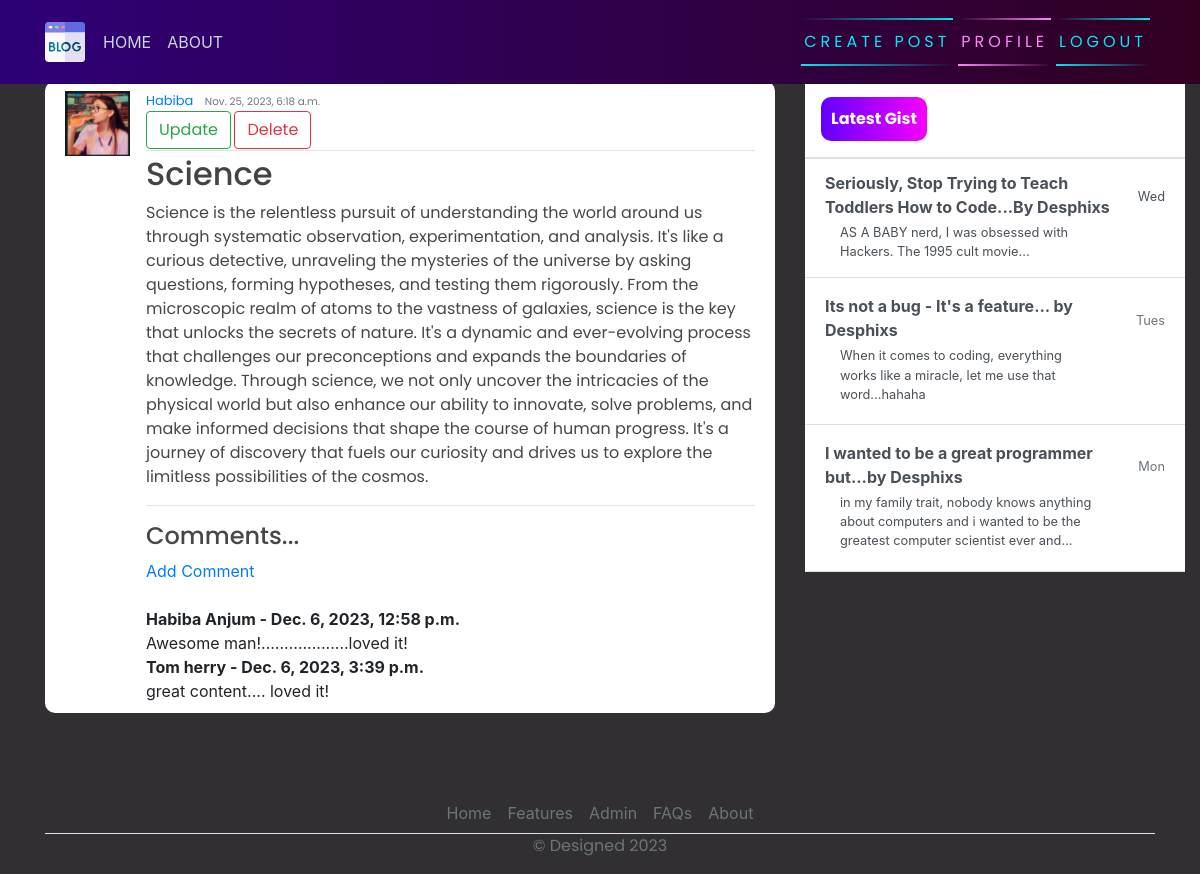
The app's page /post/4/ (signed in) with its own data.
### blog/models.py (models this page shows, shortened)
class Post(models.Model):
    title = models.CharField(max_length=200)
    content = models.TextField()
    date_posted = models.DateTimeField(default=timezone.now)
    author = models.ForeignKey(User, on_delete=models.CASCADE)

class Comment(models.Model):
    post = models.ForeignKey(Post, related_name="comments", on_delete=models.CASCADE)
    name = models.CharField(max_length=100)
    body = models.TextField()
    date_added = models.DateTimeField(auto_now_add=True)

### users/models.py (models this page shows, shortened)
class Profile(models.Model):
    user = models.OneToOneField(User, on_delete=models.CASCADE)
    image = models.ImageField(default='user.png', upload_to='profile_pics')

### blog/views.py (the view)
# urls.py: path('post/<int:pk>/', PostDetailView.as_view(), name="blog-detail"),
class PostDetailView(LoginRequiredMixin, DetailView):
    model = Post

### blog/templates/blog/post_detail.html
{% extends 'blog/base.html' %}
{% block content %}
        <article class="media content-section">
            <img class="rounded-cirlce article-img" src="{{ object.author.profile.image.url }}" alt="">
            <div class="media-body">
              <div class="article-metadata">
                <a class="mr-2" href="#">{{ object.author }}</a>
                <small class="text-muted">{{ object.date_posted }}</small> <br>
                  {% if object.author == user %}
                    <div>
                        <a class="btn btn-outline-success" href="{% url 'blog-update' object.id %}">Update</a>
                        <a class="btn btn-outline-danger" href="{% url 'blog-delete' object.id %}">Delete</a>
                    </div>
                  {% endif %}
              </div>
              <h2><a class="article-title" href="#">{{ object.title }}</a></h2>
              <p class="article-content">{{ object.content }}</p>
              <hr>
              <h4>Comments...</h4>
              {% if not post.comments.all %}
                No Comments Yet...<a href="{% url 'add_comment' post.pk %}">Add One</a>
              {% else %}
              <a href="{% url 'add_comment' post.pk %}">Add Comment</a><br><br>
                {% for comment in post.comments.all %}
                  <strong>
                    {{comment.name}} - {{comment.date_added}}
                  </strong>
                  <br/>
                  {{comment.body}}
                  <br>
                {% endfor %}
              {% endif %}
            </div>
            <br>
          </article>
{% endblock content %}

### blog/static/blog/main.css (style rules this page uses)
body { background-color: hsl(300, 2%, 19%); margin-top: 5rem; background-size: contain; background-repeat: no-repeat; }
h1, h2, h3, h4, h5, h6, p { color: hsl(330, 1%, 28%); ; font-family: 'Poppins', sans-serif; }
.content-section { background: #ffffff; padding: 10px 20px; border-radius: 10px; margin-bottom: 20px; }
.article-title { color: #444444; }
.article-content { white-space: pre-line; }
.article-img { height: 65px; width: 65px; margin-right: 16px; }
.article-metadata { font-family: 'Poppins', sans-serif; padding-bottom: 1px; margin-bottom: 4px; font-size: 13px; border-bottom: 1px solid #e3e3e3 }

### records on screen
Post: author.profile.image (picture), author "Habiba", date_posted "Nov. 25, 2023, 6:18 a.m.", title "Science", content "Science is the relentless pursuit of understanding the world around us through systematic observation, experimentation, and analysis. It's like a curious detective, unraveling the mysteries of the universe by asking questions, forming hypotheses, and testing them rigorously. From the microscopic realm of atoms to the vastness of galaxies, science is the key that unlocks the secrets of nature. It's a dynamic and ever-evolving process that challenges our preconceptions and expands the boundaries of knowledge. Through science, we not only uncover the intricacies of the physical world but also enhance our ability to innovate, solve problems, and make informed decisions that shape the course of…"
Comment: name "Habiba Anjum", date_added "Dec. 6, 2023, 12:58 p.m.", body "Awesome man!...................loved it!"
Comment: name "Tom herry", date_added "Dec. 6, 2023, 3:39 p.m.", body "great content.... loved it!"
